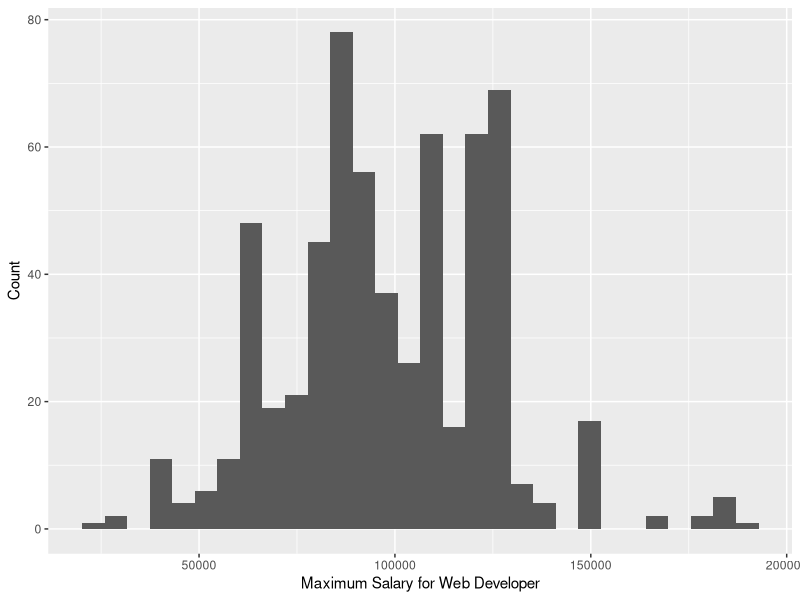
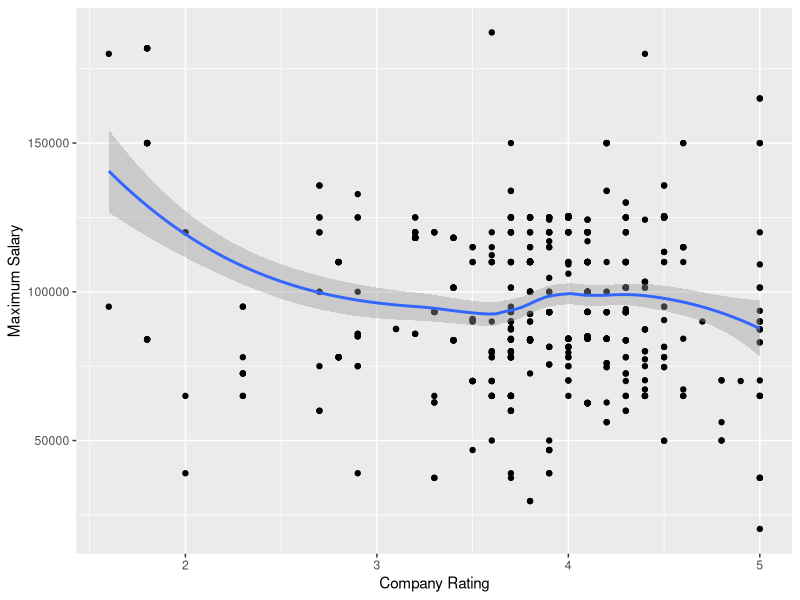

These figures' R source, in order:
## ---- chunk 1
library(tidyverse)
library(dplyr)
library(broom)
## ---- chunk 2
salary_rating <- read_csv("data/web_dev.csv")
salary_rating
## ---- chunk 3
salary_rating <- na.omit(salary_rating)

salary_rating |> 
  select(company_rating, max_salary)
## ---- chunk 4
ggplot(data = salary_rating,
       mapping = aes(x = max_salary)) +
  geom_histogram() + 
  labs(x = "Maximum Salary for Web Developer", 
       y = "Count")
## ---- chunk 5
ggplot(data = salary_rating,
       mapping = aes(x = company_rating,
                     y = max_salary)) +
  geom_point() + geom_smooth() + 
  labs(x = "Company Rating", 
       y = "Maximum Salary")
